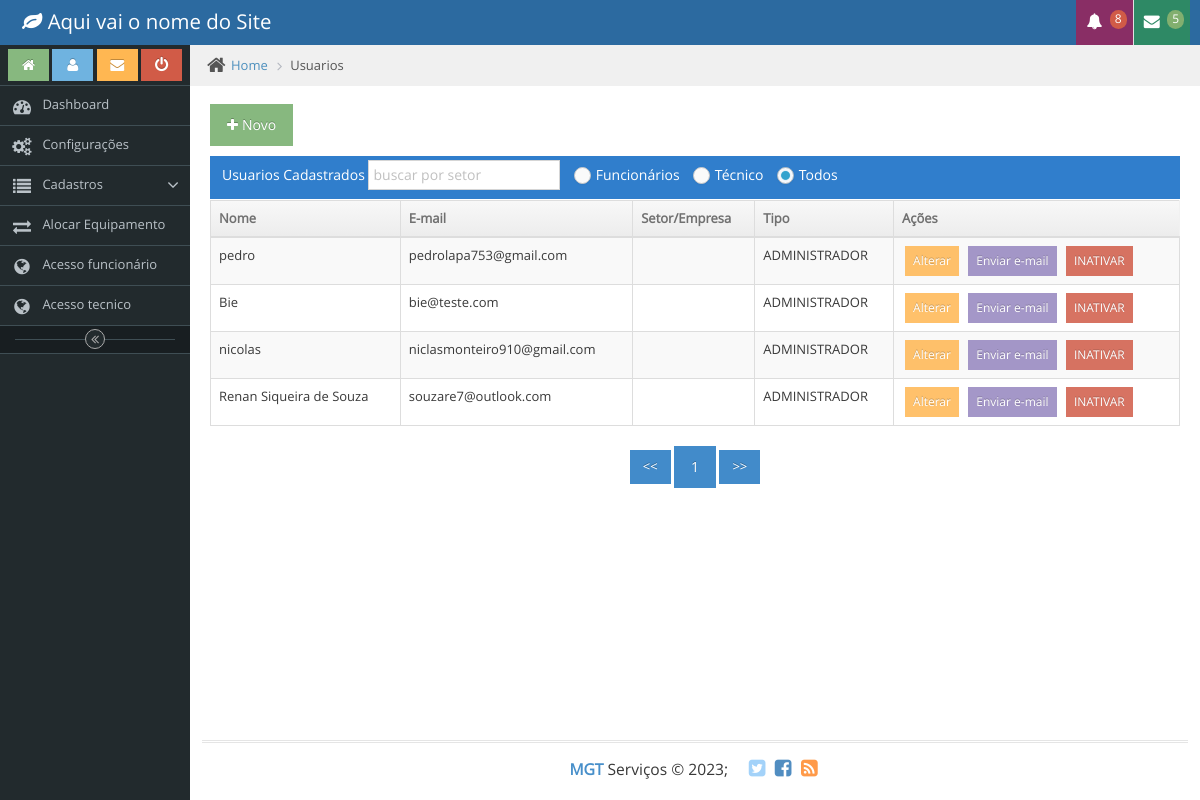
Screenshot of /src/View/admin/usuario.php (signed in) with the database file from the repository.
### tables this page shows
CREATE TABLE `tb_usuario` (
  `id` int(11) NOT NULL,
  `tipo` smallint(6) NOT NULL COMMENT '1 - Adm\n2 - funcionario\n3 - tecnico',
  `nome` varchar(50) NOT NULL,
  `login` varchar(45) NOT NULL,
  `senha` varchar(60) NOT NULL,
  `status` tinyint(1) NOT NULL,
  `telefone` varchar(20) NOT NULL,
  `UserEmpID` int(11) NOT NULL,
  `UserLogo` varchar(100) DEFAULT NULL,
  `UserLogoPath` varchar(100) DEFAULT NULL
);

### src/View/admin/usuario.php (the view, shortened to what the rows shown need)
<?php
require_once dirname(__DIR__, 2) . '/Resource/dataview/usuario_dataview.php';
?>
<!DOCTYPE html>
<html>
<head>
	<?php include_once PATH_URL . '/Template/_includes/_head.php' ?>
</head>
<body class="skin-1">
	<div class="main-container ace-save-state" id="main-container">
		<div class="main-content">
			<div class="main-content-inner">
				<div class="page-content">
					<div class="row">
						<div class="col-xs-12">
							<div class="row">
								<div class="col-xs-12">
									<div id="table_result_Usuario">
										<table id="dynamic-table" class="table table-striped table-bordered table-hover">
											<thead>
												<tr>
													<th class="sorting_desc">Nome</th>
													<th class="sorting_desc">E-mail</th>
													<th class="sorting_desc">Setor/Empresa</th>
													<th class="sorting_desc">Tipo</th>
													<th>Ações</th>
												</tr>
											</thead>
											<tbody>
												<?php for ($i = 0; $i < count($pessoas); $i++) { ?>
													<tr>
														<td>
															<?= $pessoas[$i]['nome'] ?>
														</td>
														<td>
															<?= $pessoas[$i]['login'] ?>
														</td>
														<td>
														</td>
														<td>
															<?= Util::DescricaoTipo($pessoas[$i]['tipo']) ?>
														</td>
														<td>
															<div class="hidden-sm hidden-xs action-buttons">
																<a st class="green btn btn-warning btn-xs" href="#usuario" role="button" data-toggle="modal" onclick="AlterarUsuarioModal('<?= $pessoas[$i]['id'] ?>', '<?= $pessoas[$i]['tipo'] ?>', '<?= $pessoas[$i]['nome'] ?>', '<?= $pessoas[$i]['login'] ?>', '<?= $pessoas[$i]['telefone'] ?>', '<?= $pessoas[$i]['cep'] ?>', '<?= $pessoas[$i]['rua'] ?>', '<?= $pessoas[$i]['bairro'] ?>', '<?= $pessoas[$i]['cidade'] ?>', '<?= $pessoas[$i]['sigla_estado'] ?>', '<?= $pessoas[$i]['empresa_tecnico'] ?>', '<?= $pessoas[$i]['setor_id'] ?>', '<?= $pessoas[$i]['id_end'] ?>')">
																	Alterar
																</a>
																<a st class="green btn btn-purple btn-xs" title="Envia dados de acesso via email" role="button" onclick="EnviarEmailAcesso('<?= $pessoas[$i]['nome'] ?>', '<?= $pessoas[$i]['login'] ?>', '<?= ($pessoas[$i]['tipo'] == 1 ? SITE_ADMIN : ($pessoas[$i]['tipo'] == 2 ? SITE_FUNC : SITE_TEC)) ?>',)">
																	Enviar e-mail
																</a>
																<a href="#modal_status" data-toggle="modal" onclick="CarregarModalStatus('<?= $pessoas[$i]['id'] ?>', '<?= $pessoas[$i]['nome'] ?>', '<?= $pessoas[$i]['status'] ?>')" class=" btn btn-xs btn-<?= $pessoas[$i]['status'] == STATUS_ATIVO ? "danger" : "success" ?> "><?= $pessoas[$i]['status'] == STATUS_ATIVO ? "INATIVAR " : "ATIVAR " ?>
																</a>
															</div>
														</td>
													</tr>
												<?php } ?>
											</tbody>
										</table>
									</div>
								</div>
							</div>
						</div>
					</div>
				</div>
			</div>
		</div>
	</div>
</body>
</html>

### rows the page displays
tb_usuario: nome "pedro", login "pedrolapa753@gmail.com", tipo "ADMINISTRADOR", status "INATIVAR"
tb_usuario: nome "Bie", login "bie@teste.com", tipo "ADMINISTRADOR", status "INATIVAR"
tb_usuario: nome "nicolas", login "niclasmonteiro910@gmail.com", tipo "ADMINISTRADOR", status "INATIVAR"
tb_usuario: nome "Renan Siqueira de Souza", login "souzare7@outlook.com", tipo "ADMINISTRADOR", status "INATIVAR"
